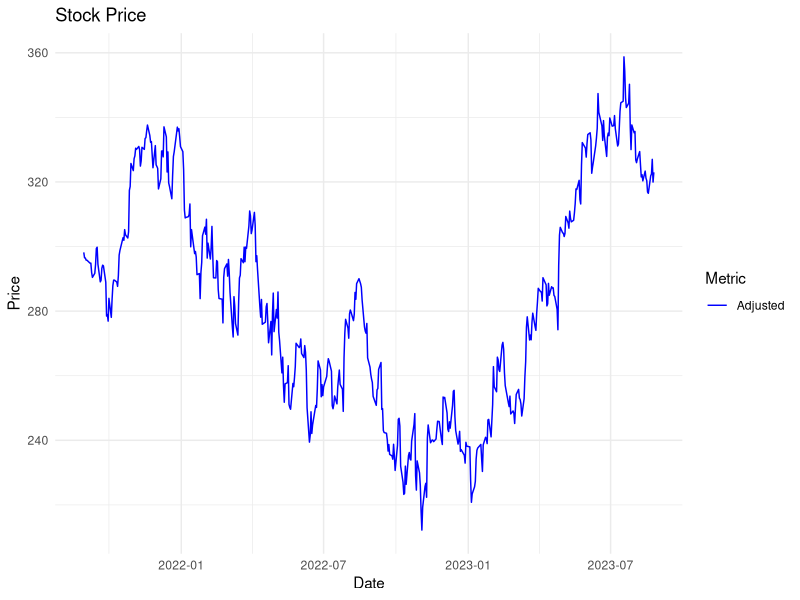
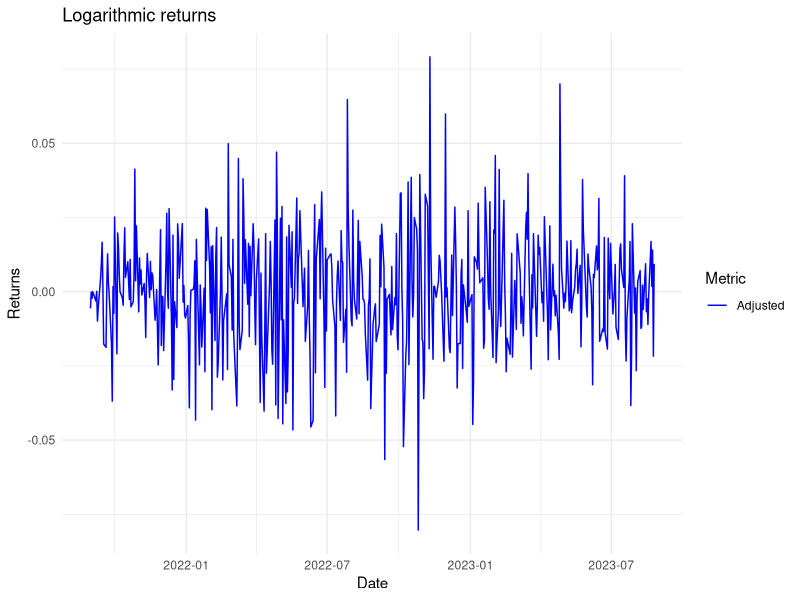
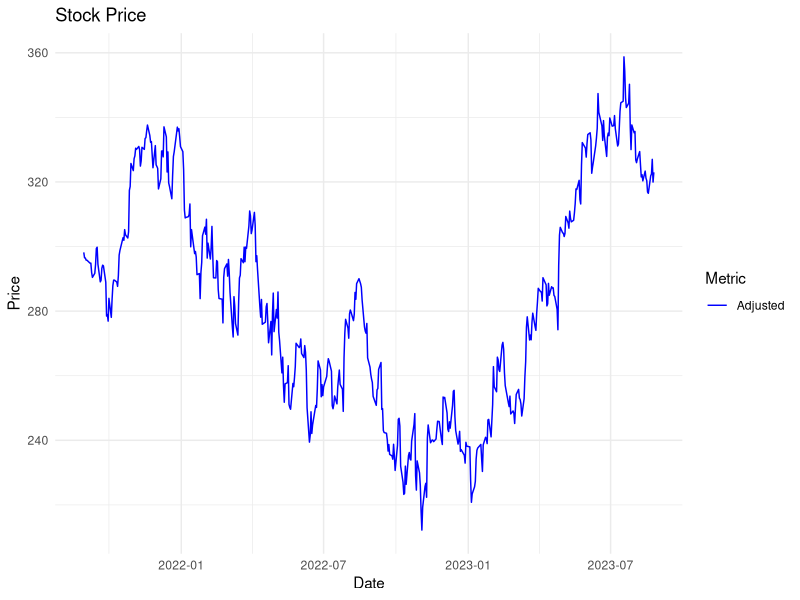
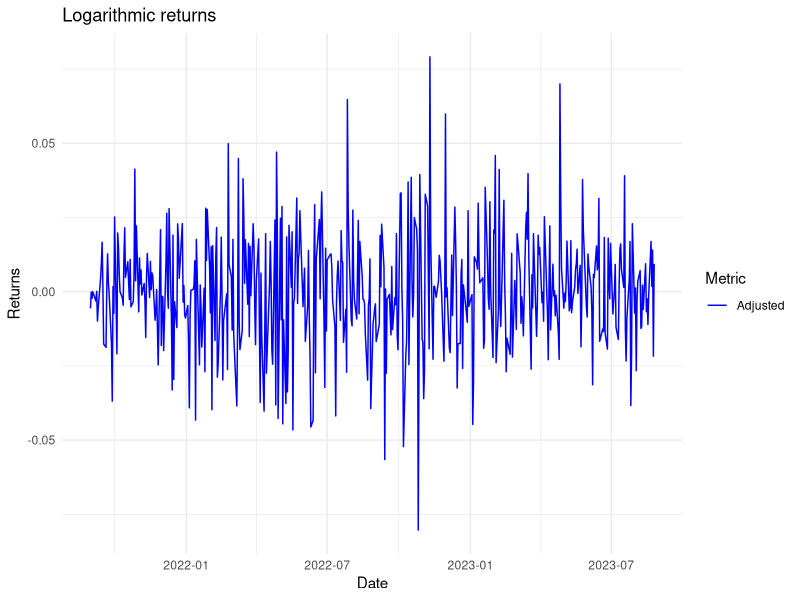

Write the R code that produced these figures, in order. (Note: this script raises an error after producing the figures.)
library(ggplot2)
library(readr)

stock_data <- read.csv("data/csv/MSFT_data.csv")

# Create dataframe
stock_data <- data.frame(Date = as.Date(stock_data$Date),
                         Adjusted = as.vector(stock_data$Adjusted),
                         Opening = as.vector(stock_data$Opening),
                         High = as.vector(stock_data$High),
                         Low = as.vector(stock_data$Low),
                         Close = as.vector(stock_data$Close),
                         Volume = as.vector(stock_data$Volume))

# Stock Price
stock_graph <- ggplot(data = stock_data, aes(x = Date)) + 
               geom_line(aes(y = Adjusted, color = "Adjusted")) + 
               labs(title = "Stock Price", x = "Date", y = "Price", color = "Metric") +
               scale_color_manual(values = c("Adjusted" = "blue")) +
               theme_minimal()

print(stock_graph)
ggsave("data/png/stock.png", plot = stock_graph, width = 10, height = 4)

# Returns dataframe
dates <- stock_data$Date[-1] # remove first date
returns_data <- data.frame(Date = as.Date(dates),
                           Adjusted = as.vector(diff(log(stock_data$Adjusted))),
                           Opening = as.vector(diff(log(stock_data$Opening))),
                           High = as.vector(diff(log(stock_data$High))),
                           Low = as.vector(diff(log(stock_data$Low))),
                           Close = as.vector(diff(log(stock_data$Close))))

# Logarithmic Returns log(S(n+1)/S(n))
returns_graph <- ggplot(data = returns_data, aes(x = Date)) +
                 geom_line(aes(y = Adjusted, color = "Adjusted")) +
                 labs(title = "Logarithmic returns", x = "Date", y = "Returns", color = "Metric") +
                 scale_color_manual(values = c("Adjusted" = "blue",
                                               "Open" = "red",
                                               "High" = "green",
                                               "Low" = "purple",
                                               "Close" = "orange")) +
                 theme_minimal()

print(returns_graph)
ggsave("data/png/returns.png", plot = returns_graph, width = 10, height = 4)

# Volatility (Standard Deviation of returns)
volatility <- sd(returns_data$Adjusted, na.rm = TRUE)
cat("\tVolatility:\t\t", volatility, "\n")
write.csv(volatility, file = "data/txt/volatility.txt", row.names = FALSE)

annualized_volatility <- sqrt(252) * volatility
cat("\tAnnualized Volatility:\t", annualized_volatility, "\n")
write.csv(annualized_volatility, file = "data/txt/annualized_volatility.txt", row.names = FALSE)
